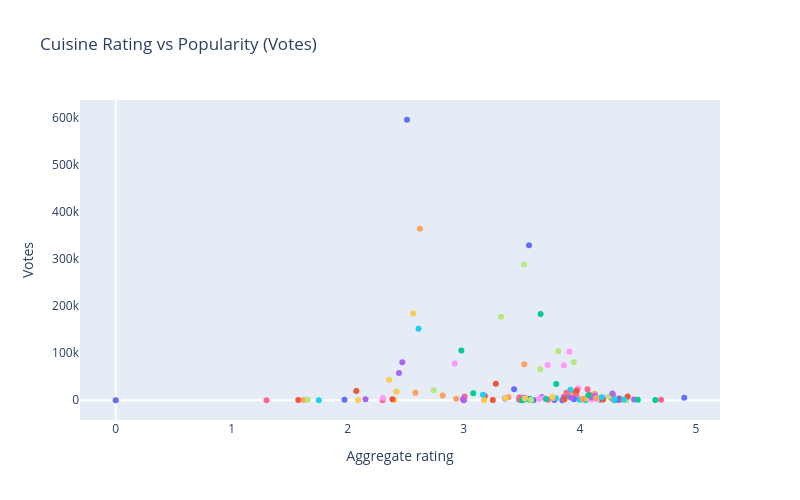

Notebook code for this chart:
### Code cell
# Aggregate Rating vs Votes (Popularity)
cuisine_summary = df.groupby('Cuisines').agg({
    'Aggregate rating': 'mean',
    'Votes': 'sum'
}).reset_index()

# Sctter plot using plotly
fig = px.scatter(
    cuisine_summary,
    x='Aggregate rating',
    y='Votes',
    color='Cuisines',
    hover_name='Cuisines',
    title='Cuisine Rating vs Popularity (Votes)',
    width=800,
    height=500
)

# Remove axis labels and gridlines
fig.update_layout(
    showlegend=False,  # Hide the color legend (optional)
    xaxis=dict(showgrid=False),
    yaxis=dict(showgrid=False)
)

fig.show()
